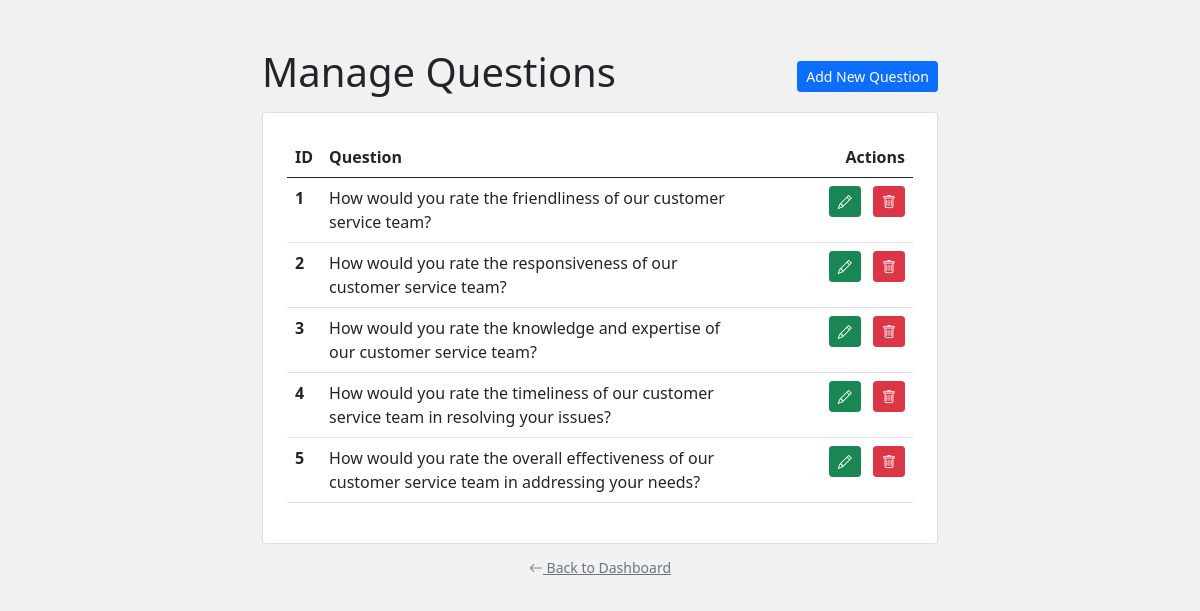
The app's page /manage-questions (signed in) with its own data.
### tables this page shows
CREATE TABLE `questions` (
  `id` int(11) NOT NULL AUTO_INCREMENT,
  `question` text NOT NULL,
  `created_at` timestamp NOT NULL DEFAULT current_timestamp() ON UPDATE current_timestamp(),
  PRIMARY KEY (`id`)
);

### includes/class-db.php (called while the page is built, shortened)
<?php
class DB
{
    private $host = 'devkinsta_db';
    private $db_name = 'mock_exam';
    private $username = 'root';
    private $password = 'WaoDc0cvoNR1eUiM';
    private $db;
    public function __construct()
    {
        $this->db =  new PDO(
            "mysql:host=$this->host;dbname=$this->db_name",
            $this->username,
            $this->password
        );
    }
    public function fetchAll( $sql, $params = [])
    {
        $query = $this->db->prepare($sql);
        $query->execute($params);
        return $query->fetchAll();
    }
}

### pages/manage-questions.php (the view, shortened to what this page needs)
<?php
    $database = new DB();
    $sql = "SELECT * FROM questions";
    $questions = $database->fetchAll($sql);
    require 'parts/header.php';
?>
<div class="container mx-auto my-5" style="max-width: 700px;">
    <div class="d-flex justify-content-between align-items-center mb-2">
        <h1 class="h1">Manage Questions</h1>
        <div class="text-end">
            <a href="/manage-questions-add" class="btn btn-primary btn-sm">Add New Question</a>
        </div>
    </div>
    <div class="card mb-2 p-4">
        <table class="table">
            <thead>
                <tr>
                    <th scope="col">ID</th>
                    <th scope="col">Question</th>
                    <th scope="col" class="text-end" style="width: 25%;">Actions</th>
                </tr>
            </thead>
            <tbody>
            <?php if ( isset( $questions ) ) : ?>
                <?php foreach( $questions as $question ) : ?>
                    <tr>
                        <th scope="row"><?php echo $question['id']; ?></th>
                        <td><?php echo $question['question']; ?></td>
                        <td class="text-end">
                            <div class="buttons">
                                <a href="/manage-questions-edit?id=<?php echo $question['id']; ?>" class="btn btn-success btn-sm me-2"><i class="bi bi-pencil"></i></a>
                                <button href="#" class="btn btn-danger btn-sm" data-bs-toggle="modal" data-bs-target="#delete-question-<?php echo $question['id']; ?>"><i class="bi bi-trash"></i></button>
                            </div>
                        </td>
                    </tr>
                <?php endforeach; ?>
            <?php endif; ?>
            </tbody>
        </table>
    </div>
    <div class="text-center">
        <a href="/dashboard" class="btn btn-link link-secondary btn-sm"><i class="bi bi-arrow-left"></i> Back to Dashboard</a>
    </div>
</div>
<?php
    require 'parts/footer.php';

### index.php (shortened to what this page needs)
<?php
    require 'includes/class-db.php';
    $path = trim( $_SERVER['REQUEST_URI'], '/' );
    $path = parse_url( $path, PHP_URL_PATH );
    if ( isset( $path ) ) {
        switch( $path ) {
            case 'manage-questions':
                require 'pages/manage-questions.php';
                break;
        }
    } else {
        require 'pages/home.php';
    }

### parts/header.php (shortened to what this page needs)
<!DOCTYPE html>
<html>
    <head>
        <link href="/bootstrap/css/bootstrap.min.css" rel="stylesheet">
        <link href="/bootstrap/css/bootstrap-icons.min.css" rel="stylesheet">
    </head>
    <body>

### parts/footer.php (shortened to what this page needs)
    </body>
</html>

### parts/header.php (style rules this page uses)
body { background: #f1f1f1; }

### records on screen
questions: id "1", question "How would you rate the friendliness of our customer service team?"
questions: id "2", question "How would you rate the responsiveness of our customer service team?"
questions: id "3", question "How would you rate the knowledge and expertise of our customer service team?"
questions: id "4", question "How would you rate the timeliness of our customer service team in resolving your issues?"
questions: id "5", question "How would you rate the overall effectiveness of our customer service team in addressing your needs?"
